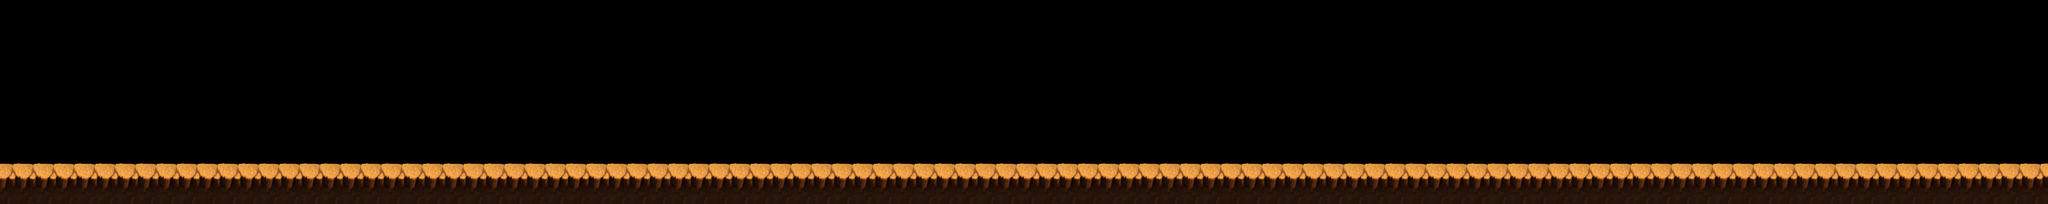

Tiled map render using the project's own tile images. Description and the map definition, with tile-layer contents summarised, below:
An orthogonal 100x10 tile map with 64x64 px tiles, 2 tile layers (bg, platform), 3 tilesets and 181 objects.

<map version="1.4" tiledversion="2020.11.25" orientation="orthogonal" renderorder="right-down" width="100" height="10" tilewidth="64" tileheight="64" infinite="0" nextlayerid="6" nextobjectid="680">
 <tileset firstgid="1" source="../bg_maya_block.tsx" />
 <tileset firstgid="10" source="../item.tsx" />
 <tileset firstgid="71" source="../bg_maya_bg.tsx" />
 <layer id="1" name="bg" width="100" height="10">
  <data>[1000 cells, 100 non-empty, 1 distinct tile ids]</data>
 </layer>
 <layer id="2" name="platform" width="100" height="10">
  <data>[1000 cells, 100 non-empty, 1 distinct tile ids]</data>
 </layer>
 <objectgroup id="3" name="object_obstacle">
  <object id="1" gid="6" x="1376" y="448" width="254" height="602" />
  <object id="2" gid="7" x="2145" y="448" width="226" height="602" />
  <object id="3" gid="6" x="2014" y="368" width="254" height="602" />
  <object id="4" gid="2" x="2904" y="546" width="88" height="112" />
  <object id="5" gid="2" x="3355" y="544" width="88" height="112" />
  <object id="6" gid="2" x="3860" y="558" width="88" height="112" />
  <object id="7" gid="2" x="3892" y="542" width="88" height="112" />
  <object id="8" gid="3" x="3956" y="558" width="82" height="111" />
  <object id="9" gid="3" x="4592" y="537" width="82" height="111" />
  <object id="10" gid="6" x="4944" y="229" width="254" height="602" />
  <object id="11" gid="7" x="5200" y="448" width="226" height="602" />
  <object id="12" gid="7" x="5568" y="112" width="226" height="602" />
  <object id="13" gid="4" x="6054" y="547" width="115" height="220" />
 </objectgroup>
 <objectgroup id="4" name="object_item">
  <object id="45" gid="21" x="113" y="513" width="66" height="66" />
  <object id="46" gid="21" x="161" y="513" width="66" height="66" />
  <object id="47" gid="21" x="257" y="513" width="66" height="66" />
  <object id="48" gid="21" x="210" y="513" width="66" height="66" />
  <object id="49" gid="21" x="352" y="513" width="66" height="66" />
  <object id="50" gid="21" x="401" y="513" width="66" height="66" />
  <object id="51" gid="21" x="448" y="513" width="66" height="66" />
  <object id="52" gid="21" x="304" y="513" width="66" height="66" />
  <object id="53" gid="21" x="544" y="513" width="66" height="66" />
  <object id="54" gid="21" x="687" y="513" width="66" height="66" />
  <object id="55" gid="21" x="593" y="513" width="66" height="66" />
  <object id="56" gid="21" x="640" y="513" width="66" height="66" />
  <object id="57" gid="21" x="831" y="513" width="66" height="66" />
  <object id="58" gid="21" x="784" y="513" width="66" height="66" />
  <object id="59" gid="21" x="735" y="513" width="66" height="66" />
  <object id="60" gid="21" x="496" y="513" width="66" height="66" />
  <object id="61" gid="21" x="160" y="464" width="66" height="66" />
  <object id="62" gid="21" x="495" y="464" width="66" height="66" />
  <object id="63" gid="21" x="686" y="464" width="66" height="66" />
  <object id="64" gid="21" x="830" y="464" width="66" height="66" />
  <object id="65" gid="21" x="303" y="464" width="66" height="66" />
  <object id="66" gid="21" x="209" y="464" width="66" height="66" />
  <object id="67" gid="21" x="256" y="464" width="66" height="66" />
  <object id="68" gid="21" x="447" y="464" width="66" height="66" />
  <object id="69" gid="21" x="400" y="464" width="66" height="66" />
  <object id="70" gid="21" x="351" y="464" width="66" height="66" />
  <object id="71" gid="21" x="543" y="464" width="66" height="66" />
  <object id="72" gid="21" x="592" y="464" width="66" height="66" />
  <object id="73" gid="21" x="783" y="464" width="66" height="66" />
  <object id="74" gid="21" x="734" y="464" width="66" height="66" />
  <object id="75" gid="21" x="112" y="464" width="66" height="66" />
  <object id="76" gid="21" x="639" y="464" width="66" height="66" />
  <object id="77" gid="27" x="112" y="416" width="66" height="66" />
  <object id="78" gid="27" x="160" y="416" width="66" height="66" />
  <object id="79" gid="27" x="208" y="416" width="66" height="66" />
  <object id="80" gid="27" x="257" y="416" width="66" height="66" />
  <object id="81" gid="27" x="353" y="416" width="66" height="66" />
  <object id="82" gid="27" x="305" y="416" width="66" height="66" />
  <object id="83" gid="27" x="593" y="416" width="66" height="66" />
  <object id="84" gid="27" x="641" y="416" width="66" height="66" />
  <object id="85" gid="27" x="400" y="416" width="66" height="66" />
  <object id="86" gid="27" x="496" y="416" width="66" height="66" />
  <object id="87" gid="27" x="448" y="416" width="66" height="66" />
  <object id="88" gid="27" x="545" y="416" width="66" height="66" />
  <object id="89" gid="27" x="833" y="416" width="66" height="66" />
  <object id="90" gid="27" x="688" y="416" width="66" height="66" />
  <object id="91" gid="27" x="737" y="416" width="66" height="66" />
  <object id="92" gid="27" x="785" y="416" width="66" height="66" />
  <object id="93" gid="25" x="108" y="368" width="66" height="66" />
  <object id="94" gid="25" x="156" y="368" width="66" height="66" />
  <object id="95" gid="25" x="204" y="368" width="66" height="66" />
  <object id="96" gid="25" x="350" y="368" width="66" height="66" />
  <object id="97" gid="25" x="302" y="368" width="66" height="66" />
  <object id="98" gid="25" x="254" y="368" width="66" height="66" />
  <object id="99" gid="25" x="494" y="368" width="66" height="66" />
  <object id="100" gid="25" x="592" y="368" width="66" height="66" />
  <object id="101" gid="25" x="446" y="368" width="66" height="66" />
  <object id="102" gid="25" x="544" y="368" width="66" height="66" />
  <object id="103" gid="25" x="640" y="368" width="66" height="66" />
  <object id="104" gid="25" x="398" y="368" width="66" height="66" />
  <object id="105" gid="25" x="783" y="368" width="66" height="66" />
  <object id="106" gid="25" x="831" y="368" width="66" height="66" />
  <object id="107" gid="25" x="735" y="368" width="66" height="66" />
  <object id="108" gid="25" x="685" y="368" width="66" height="66" />
  <object id="109" gid="19" x="372" y="309" width="66" height="66" />
  <object id="110" gid="19" x="116" y="309" width="66" height="66" />
  <object id="111" gid="19" x="308" y="309" width="66" height="66" />
  <object id="112" gid="19" x="180" y="309" width="66" height="66" />
  <object id="113" gid="19" x="244" y="309" width="66" height="66" />
  <object id="114" gid="19" x="436" y="309" width="66" height="66" />
  <object id="115" gid="19" x="500" y="309" width="66" height="66" />
  <object id="116" gid="19" x="564" y="309" width="66" height="66" />
  <object id="117" gid="19" x="820" y="310" width="66" height="66" />
  <object id="118" gid="19" x="692" y="310" width="66" height="66" />
  <object id="119" gid="19" x="756" y="310" width="66" height="66" />
  <object id="120" gid="19" x="628" y="310" width="66" height="66" />
  <object id="121" gid="19" x="628" y="260" width="66" height="66" />
  <object id="122" gid="19" x="756" y="260" width="66" height="66" />
  <object id="123" gid="19" x="564" y="259" width="66" height="66" />
  <object id="124" gid="19" x="308" y="259" width="66" height="66" />
  <object id="125" gid="19" x="820" y="260" width="66" height="66" />
  <object id="126" gid="19" x="436" y="259" width="66" height="66" />
  <object id="127" gid="19" x="116" y="259" width="66" height="66" />
  <object id="128" gid="19" x="244" y="259" width="66" height="66" />
  <object id="129" gid="19" x="500" y="259" width="66" height="66" />
  <object id="130" gid="19" x="692" y="260" width="66" height="66" />
  <object id="131" gid="19" x="372" y="259" width="66" height="66" />
  <object id="132" gid="19" x="180" y="259" width="66" height="66" />
  </objectgroup>
 <objectgroup id="5" name="object_monster">
  <!-- 1 objects omitted --></objectgroup>
</map>
<!-- 80 of 181 objects omitted -->
